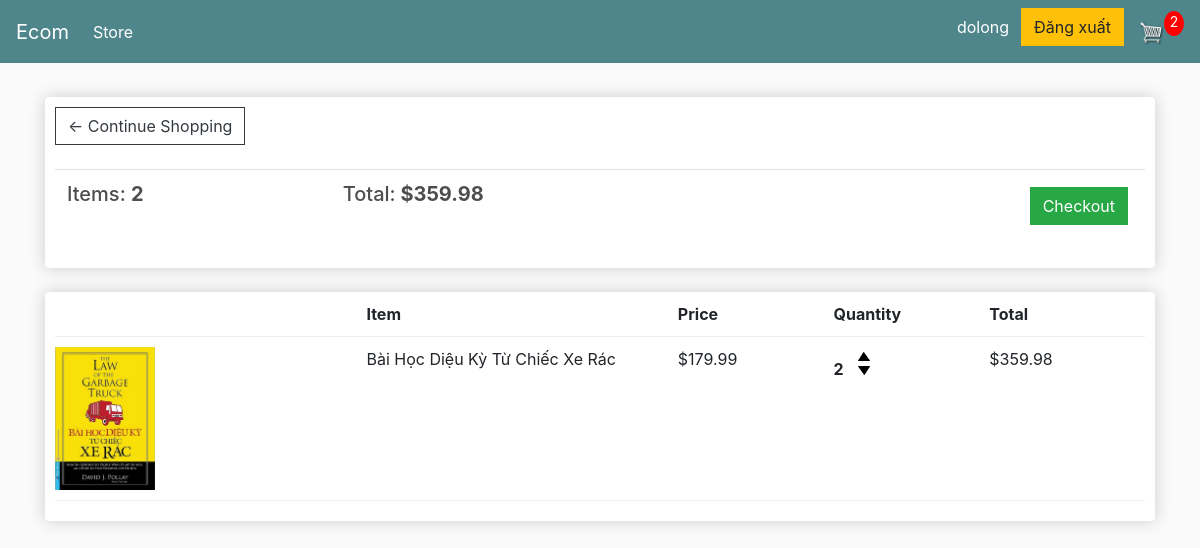
The app's page /cart/ (signed in), older data.
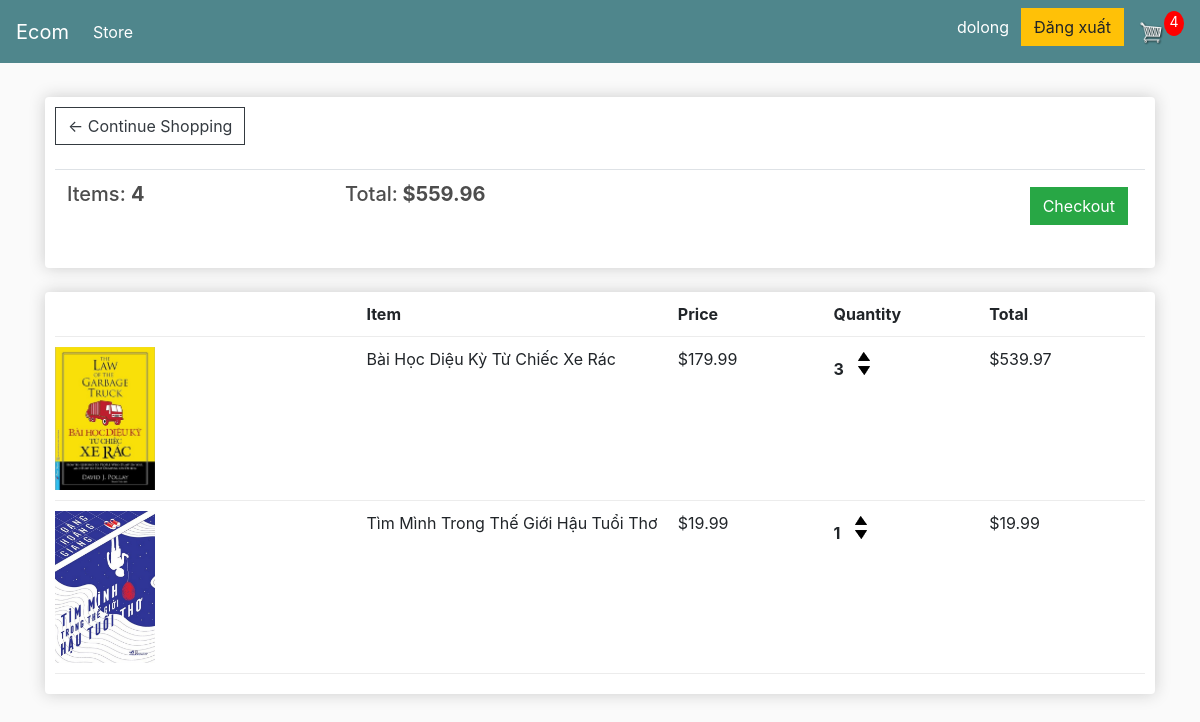
The same page, newer data.
### store/models.py (models this page shows, shortened)
class Order(models.Model):
	customer = models.ForeignKey(Customer, on_delete=models.SET_NULL, null=True, blank=True)
	date_ordered = models.DateTimeField(auto_now_add=True)
	complete = models.BooleanField(default=False)
	transaction_id = models.CharField(max_length=100, null=True)
	@property
	def get_cart_total(self):
		orderitems = self.orderitem_set.all()
		total = sum([item.get_total for item in orderitems])
		return total
	@property
	def get_cart_items(self):
		orderitems = self.orderitem_set.all()
		total = sum([item.quantity for item in orderitems])
		return total

class OrderItem(models.Model):
	product = models.ForeignKey(Product, on_delete=models.SET_NULL, null=True)
	order = models.ForeignKey(Order, on_delete=models.SET_NULL, null=True)
	quantity = models.IntegerField(default=0, null=True, blank=True)
	date_added = models.DateTimeField(auto_now_add=True)
	@property
	def get_total(self):
		total = self.product.price * self.quantity
		return total

class Product(models.Model):
	name = models.CharField(max_length=200)
	price = models.FloatField()
	digital = models.BooleanField(default=False,null=True, blank=True)
	image = models.ImageField(null=True, blank=True)
	@property
	def imageURL(self):
		try:
			url = self.image.url
		except:
			url = ''
		return url

### store/views.py (the view)
# urls.py: path('cart/', views.cart, name="cart"),
def cart(request):
	data = cartData(request)
	cartItems = data['cartItems']
	order = data['order']
	items = data['items']
	context = {'items':items, 'order':order, 'cartItems':cartItems}
	return render(request, 'store/cart.html', context)

### store/utils.py (called while the page is built)
def cartData(request):
	if request.user.is_authenticated:
		customer = request.user.customer
		order, created = Order.objects.get_or_create(customer=customer, complete=False)
		items = order.orderitem_set.all()
		cartItems = order.get_cart_items
	else:
		cookieData = cookieCart(request)
		cartItems = cookieData['cartItems']
		order = cookieData['order']
		items = cookieData['items']
	return {'cartItems':cartItems ,'order':order, 'items':items}

### templates/store/cart.html
{% extends 'store/main.html' %} {% load static %} {% block content %}
<div class="row">
  <div class="col-lg-12">
    <div class="box-element">
      <a class="btn btn-outline-dark" href="http://127.0.0.1:8000/"
        >&#x2190; Continue Shopping</a
      >
      <br />
      <br />
      <table class="table">
        <tr>
          <th>
            <h5>Items: <strong>{{order.get_cart_items}}</strong></h5>
          </th>
          <th>
            <h5>
              Total:<strong> ${{order.get_cart_total|floatformat:2}}</strong>
            </h5>
          </th>
          <th>
            <a
              style="float: right; margin: 5px"
              class="btn btn-success"
              href="{% url 'store:checkout' %}"
              >Checkout</a
            >
          </th>
        </tr>
      </table>
    </div>
    <br />
    <div class="box-element">
      <div class="cart-row">
        <div style="flex: 2"></div>
        <div style="flex: 2"><strong>Item</strong></div>
        <div style="flex: 1"><strong>Price</strong></div>
        <div style="flex: 1"><strong>Quantity</strong></div>
        <div style="flex: 1"><strong>Total</strong></div>
      </div>
      {% for item in items %}
      <div class="cart-row">
        <div style="flex: 2">
          <img class="row-image" src="{{item.product.imageURL}}" />
        </div>
        <div style="flex: 2"><p>{{item.product.name}}</p></div>
        <div style="flex: 1"><p>${{item.product.price|floatformat:2}}</p></div>
        <div style="flex: 1">
          <p class="quantity">{{item.quantity}}</p>
          <div class="quantity">
            <img
              data-product="{{item.product.id}}"
              data-action="add"
              class="chg-quantity update-cart"
              src="{% static  'images/arrow-up.png' %}"
            />
            <img
              data-product="{{item.product.id}}"
              data-action="remove"
              class="chg-quantity update-cart"
              src="{% static  'images/arrow-down.png' %}"
            />
          </div>
        </div>
        <div style="flex: 1"><p>${{item.get_total|floatformat:2}}</p></div>
      </div>
      {% endfor %}
    </div>
  </div>
</div>
{% endblock content %}

### templates/store/main.html (shortened to what this page needs)
<!DOCTYPE html>
{% load static %}
<html>
  <head>
    <link
      rel="stylesheet"
      href="https://stackpath.bootstrapcdn.com/bootstrap/4.4.1/css/bootstrap.min.css"
    />
    <link rel="stylesheet" type="text/css" href="{% static 'css/main.css' %}" />
  </head>
  <body>
    <nav class="navbar navbar-expand-lg navbar-dark bg-dark">
      <a class="navbar-brand" href="">Ecom</a>
      <div class="collapse navbar-collapse" id="navbarSupportedContent">
        <ul class="navbar-nav mr-auto">
          <li class="nav-item active">
            <a class="nav-link" href=""
              >Store <span class="sr-only">(current)</span></a
            >
          </li>
        </ul>
        <div class="form-inline my-2 my-lg-0">
          {% if user.id is null %}
          <a href="{% url 'core:login' %}" class="btn btn-warning"
            ><i class="fa fa-user"></i>Đăng nhập
          </a>
          {% else %}
          <div class="infor-action">
            <p class="user-name">{{ user.username }}</p>
            <a href="{% url 'core:logout' %}" class="btn btn-warning"
              > Đăng xuất
            </a>
          </div>
          {% endif %}
          <a href="{% url 'store:cart' %}">
            <img id="cart-icon" src="{% static 'images/cart.png' %}" />
          </a>
          <p id="cart-total">{{cartItems}}</p>
        </div>
      </div>
    </nav>
    <div class="container">
      <br />
      {% block content %} {% endblock content %}
    </div>
  </body>
</html>

### static/css/main.css (style rules this page uses)
body { background-color: hsl(0, 0%, 98%); }
h1, h2, h3, h4, h5, h6 { color: hsl(0, 0%, 30%); }
.box-element { box-shadow: hsl(0, 0%, 80%) 0 0 16px; background-color: #fff; border-radius: 4px; padding: 10px; }
.bg-dark { background-color: #4f868c !important; }
#cart-icon { width: 25px; display: inline-block; margin-left: 15px; }
#cart-total { display: block; text-align: center; color: #fff; background-color: red; width: 20px; height: 25px; border-radius: 50%; font-size: 14px; }
.col-lg-4, .col-lg-6, .col-lg-8, .col-lg-12 { margin-top: 10px; }
.btn { border-radius: 0; }
.row-image { width: 100px; }
.cart-row { display: flex; align-items: flex-stretch; padding-bottom: 10px; margin-bottom: 10px; border-bottom: 1px solid #ececec; }
.quantity { display: inline-block; font-weight: 700; padding-right: 10px; }
.chg-quantity { width: 12px; cursor: pointer; display: block; margin-top: 5px; transition: 0.1s; }
.infor-action { display: flex; align-items: baseline; }
.user-name { color: #fff; padding-right: 12px; }

### templates/store/main.html (style rules this page uses)
.infor-action { display: flex; align-items: baseline; }
.user-name { color: #fff; padding-right: 12px; }

Row changes from the older to the newer data that the page shows:
changed through a linked row, Order: get_cart_items "2" → "4"; get_cart_total "359.98" → "559.96"
changed OrderItem "Bài Học Diệu Kỳ Từ Chiếc Xe Rác": quantity "2" → "3"; get_total "359.98" → "539.97"
added OrderItem: product.imageURL (picture), product.name "Tìm Mình Trong Thế Giới Hậu Tuổi Thơ", product.price "19.99", quantity "1", get_total "19.99"
Text that changed along with them:
{{ cartItems }}: "2" → "4"
